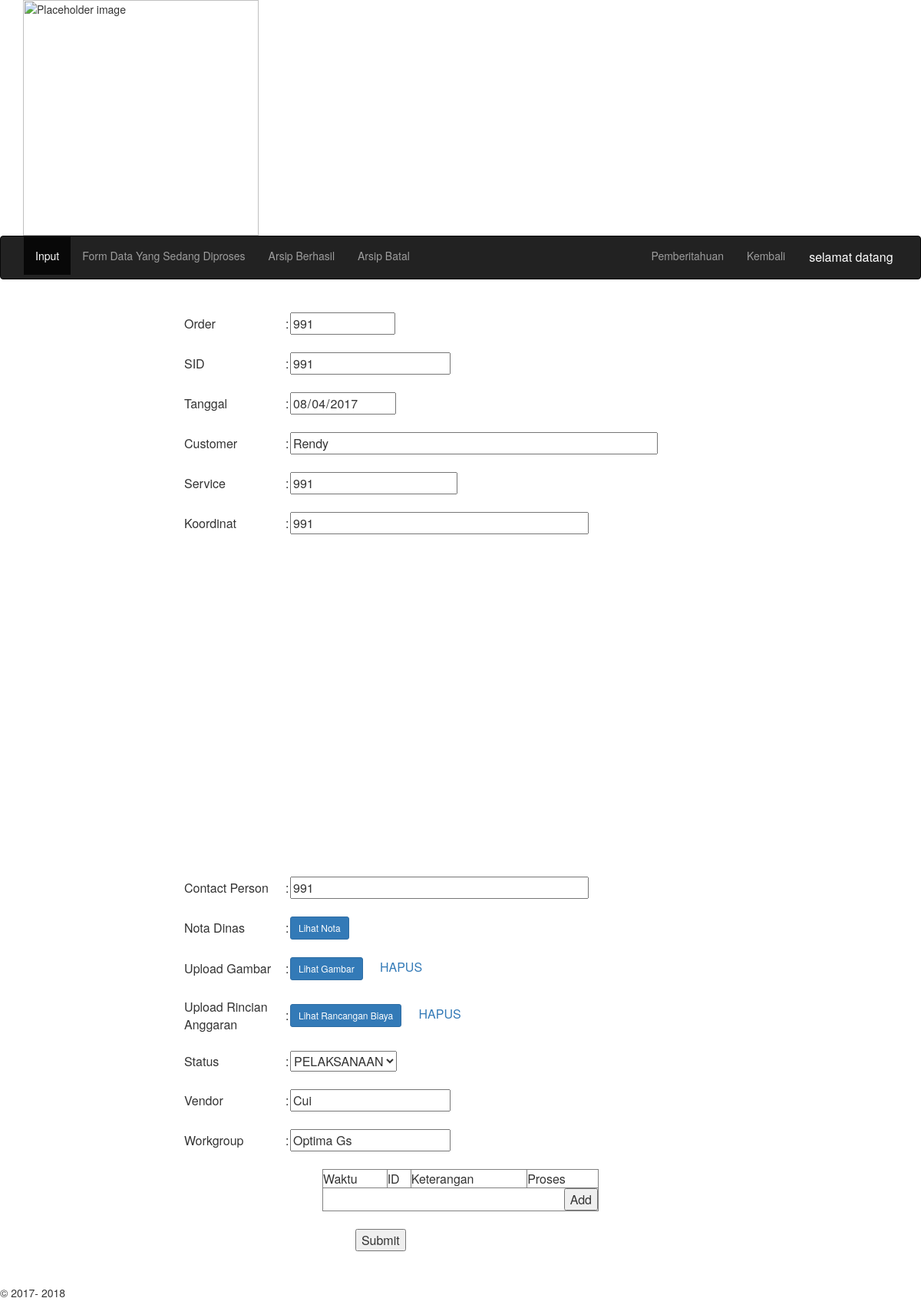
Screenshot of /VendorFix/VendorVE.php?ni=1 with the database file from the repository.
### tables this page shows
CREATE TABLE `ccan` (
  `no` int(11) NOT NULL AUTO_INCREMENT,
  `od` varchar(11) NOT NULL,
  `sid` varchar(20) NOT NULL,
  `tgl` date NOT NULL,
  `cus` varchar(255) NOT NULL,
  `service` varchar(50) NOT NULL,
  `koor` varchar(50) NOT NULL,
  `cp` varchar(50) NOT NULL,
  `nota` varchar(255) NOT NULL,
  `wk` varchar(255) NOT NULL,
  `stts` varchar(25) NOT NULL,
  `waktu_ccan` timestamp NOT NULL DEFAULT CURRENT_TIMESTAMP ON UPDATE CURRENT_TIMESTAMP,
  PRIMARY KEY (`no`)
);

CREATE TABLE `optima` (
  `no_optima` int(20) NOT NULL AUTO_INCREMENT,
  `gambar` varchar(255) NOT NULL,
  `rab` varchar(255) NOT NULL,
  `tgs` varchar(12) NOT NULL,
  `vdr` varchar(12) NOT NULL,
  `wk_op` varchar(255) NOT NULL,
  `stts_op` varchar(12) NOT NULL,
  `no_ccan` int(11) NOT NULL,
  `waktu_op` timestamp NOT NULL DEFAULT CURRENT_TIMESTAMP ON UPDATE CURRENT_TIMESTAMP,
  PRIMARY KEY (`no_optima`)
);

### VendorFix/VendorVE.php (the view, shortened to what this page needs)
<?php
$idven = $_SESSION[ 'vendor' ];
$namamu = $_SESSION[ 'usernamel' ];
if ( isset( $_GET[ 'ni' ] ) ) {
	$id = $_GET[ 'ni' ];
	$query_E = mysql_query( 'SELECT ccan.*, optima.* FROM ccan LEFT JOIN optima ON ccan.no=optima.no_ccan where ccan.no = "' . $id . '" AND optima.vdr = "'.$idven.'" AND ccan.stts != "Close 1" OR ccan.stts != "Close 2"  ' )or die( mysql_error() );
	$_data = mysql_fetch_array( $query_E );
	$no = $_data[ 'no' ];
	$ord = $_data[ 'od' ];
	$sd = $_data[ 'sid' ];
	$tanggal = $_data[ 'tgl' ];
	$cus = $_data[ 'cus' ];
	$serv = $_data[ 'service' ];
	$ko = $_data[ 'koor' ];
	$cp = $_data[ 'cp' ];
	$nota = $_data[ 'nota' ];
	$gambar = $_data[ 'gambar' ];
	$rab = $_data[ 'rab' ];
	$vendor = $_data[ 'vdr' ];
	$wk = $_data[ 'wk' ];
	$stts = $_data[ 'stts' ];
	$tahun = substr( $tanggal, 0, 4 );
	$bulan = substr( $tanggal, 5, 2 );
	$tgl = substr( $tanggal, 8, 2 );
	$hasil = $tahun . "-" . $bulan . "-" . $tgl;
	$tglup = date( 'Y-m-d', strtotime( $hasil ) );
	$hasil = $tglup;
}
?>
<html>
<head>
	<link rel="stylesheet" href="../css/bootstrap-3.3.7.css"/>
	<link href="../css/styleS.css" rel="stylesheet" type="text/css">
</head>
<body>
	<div class="container"><img src="../images/Logo-Telkom-Indonesia-transparent-background.png" alt="Placeholder image" width="307" class="img-responsive">
	</div>
	<nav class="navbar navbar-inverse">
		<div class="container-fluid">
			<div class="collapse navbar-collapse" id="inverseNavbar1">
				<ul class="nav navbar-nav">
					<li class="active"><a href=#>Input <?php echo $idven ?></a>
					</li>
					<li>
						<a href=Arsip.php>Form Data Yang Sedang Diproses</a>
					</li>
					<li>
						<a href=Arsipccan.php>Arsip Berhasil</a>
					</li>
					<li>
						<a href=arsip_cancel.php>Arsip Batal</a>
					</li>
				</ul>
				<ul class="nav navbar-nav navbar-right">
					<li class="dropdown">
						<a href="#" class="dropdown-toggle" data-toggle="dropdown"><span class="label label-pill label-danger count"></span>Pemberitahuan</a>
					</li>
					<li><a href="detailVen.php?ni=<?php echo $no?>" onclick="return backask()">Kembali</a>
					</li>
					<div class="dropdown">
						<button class="dropbtn">selamat datang&nbsp;<?php echo $namamu ?></button>
					</div>
				</ul>
			</div>
		</div>
	</nav>
	<form id="form1" name="form1" method="post" action="../Config/saveV.php" enctype="multipart/form-data" onsubmit="return confirm('Apakah Anda Yakin Untuk Menyimpan Data Ini?');">
		<table width="60%" border="0" align="center">
			<tbody>
				<tr>
					<td>&nbsp;</td>
					<td>&nbsp;</td>
					<td>&nbsp;</td>
				</tr>
				<tr>
					<td>Order</td>
					<td>:</td>
					<td><input name="order" type="text" id="order" placeholder="Nomor Order" value="<?php echo $ord; ?>" size="12" maxlength="11" readonly>
					</td>
				</tr>
				<tr>
					<td>&nbsp;</td>
					<td>&nbsp;</td>
					<td>&nbsp;</td>
				</tr>
				<tr>
					<td>SID</td>
					<td>:</td>
					<td><input name="sid" type="text" id="sid" placeholder="Nomor SID" value="<?php echo $sd; ?>" size="20" maxlength="19" readonly>
					</td>
				</tr>
				<tr>
					<td>&nbsp;</td>
					<td>&nbsp;</td>
					<td>&nbsp;</td>
				</tr>
				<tr>
					<td>Tanggal</td>
					<td>:</td>
					<td><input name="tanggal" type="date" id="tanggal" value="<?php echo $hasil; ?>" readonly>
					</td>
				</tr>
				<tr>
					<td>&nbsp;</td>
					<td>&nbsp;</td>
					<td>&nbsp;</td>
				</tr>
				<tr>
					<td>Customer</td>
					<td>:</td>
					<td><input name="kostumer" type="text" id="kostumer" placeholder="Pelanggan" value="<?php echo $cus; ?>" size="50" maxlength="100" readonly>
					</td>
				</tr>
				<tr>
					<td>&nbsp;</td>
					<td>&nbsp;</td>
					<td>&nbsp;</td>
				</tr>
				<tr>
					<td>Service</td>
					<td>:</td>
					<td><input name="service" type="text" id="service" placeholder="Nomor Service" value="<?php echo $serv; ?>" size="21" maxlength="20" readonly>
					</td>
				</tr>
				<tr>
					<td>&nbsp;</td>
					<td>&nbsp;</td>
					<td>&nbsp;</td>
				</tr>
				<tr>
					<td>Koordinat</td>
					<td>:</td>
					<td><input name="koordinat" type="text" id="koordinat" placeholder="Nomor Koordinat" value="<?php echo $ko; ?>" size="40" maxlength="50" readonly>
					</td>
				</tr>
				<tr>
					<td>&nbsp;</td>
					<td>&nbsp;</td>
					<td>&nbsp;</td>
				</tr>
				<tr>
					<td>&nbsp;</td>
					<td>&nbsp;</td>
					<td>
						<div id="map_canvas" class="center"></div>
					</td>
				</tr>
				<tr>
					<td>&nbsp;</td>
					<td>&nbsp;</td>
					<td>&nbsp;</td>
				</tr>
				<tr>
					<td>Contact Person</td>
					<td>:</td>
					<td><input name="cp" type="text" id="cp" placeholder="No. Telepon" value="<?php echo $cp; ?>" size="40" maxlength="29" readonly>
					</td>
				</tr>
				<tr>
					<td>&nbsp;</td>
					<td>&nbsp;</td>
					<td>&nbsp;</td>
				</tr>
				<tr>
					<td>Nota Dinas</td>
					<td>:</td>
					<?php
					if ( !empty( $nota ) ) {
						echo '
						<td><a href="../nota/' . $nota . '" class="btn btn-primary btn-sm" target="_blank">Lihat Nota</a></td>';
					}
					?>
				</tr>
				<tr>
					<td>&nbsp;</td>
					<td>&nbsp;</td>
					<td>&nbsp;</td>
				</tr>
				<tr>
					<td width="132">Upload Gambar</td>
					<td width="6">:</td>
					<?php
					if ( !empty( $gambar ) ) {
						echo '
						<td><a href="../GambaUP/' . $gambar . '" class="btn btn-primary btn-sm" target="_blank">Lihat Gambar</a>&nbsp;&nbsp;&nbsp;&nbsp;&nbsp;<a class="Hapus Gambar" href="../Config/hapus_gambar_v.php?ni='.$_data['no_ccan'].'" onClick="return hapusask()">HAPUS</a></td>';
					} else {
						echo '
						<td>
						<input name="images" type="file" accept=".kml, .kmz" autofocus id="images">
						</td>';
					}
					?>
				</tr>
				<tr>
					<td>&nbsp;</td>
					<td>&nbsp;</td>
					<td>&nbsp;</td>
				</tr>
				<tr>
					<td>Upload Rincian Anggaran</td>
					<td>:</td>
					<?php
					if ( !empty( $rab ) ) {
						echo '
						<td><a href="../RAB/' . $rab . '" class="btn btn-primary btn-sm" target ="_blank">Lihat Rancangan Biaya</a>&nbsp;&nbsp;&nbsp;&nbsp;&nbsp;<a class="Hapus Gambar" href="../Config/hapus_rab_v.php?ni='.$_data['no_ccan'].'" onClick="return hapusask()">HAPUS</a></td>';
					} else {
						echo '
						<td>
						<input name="rab" type="file" accept=".pdf, application/vnd.ms-excel, application/vnd.openxmlformats-officedocument.spreadsheetml.template, application/vnd.openxmlformats-officedocument.spreadsheetml.sheet" id="rab">
						</td>';
					}
					?>
				</tr>
				<tr>
					<td>&nbsp;</td>
					<td>&nbsp;</td>
					<td>&nbsp;</td>
				</tr>
				<tr>
					<td>Status</td>
					<td>:</td>
					<td>
						<select name="status" id="status" onchange="tampilkan()" value="<?php echo $stts; ?>">
							<option value="Pelaksanaan">PELAKSANAAN</option>
						</select>
					</td>
				</tr>
				<tr>
					<td>&nbsp;</td>
					<td>&nbsp;</td>
					<td>&nbsp;</td>
				</tr>
				<tr>
					<td>Vendor</td>
					<td>:</td>
					<td>
						<input type="text" name="wk" readonly id="wk" placeholder="Keterangan" value="<?php echo $vendor; ?>">
					</td>
				</tr>
				<tr>
					<td>&nbsp;</td>
					<td>&nbsp;</td>
					<td>&nbsp;</td>
				</tr>
				<tr>
					<td>Workgroup</td>
					<td>:</td>
					<td><input name="wk" type="text" id="wk" placeholder="Keterangan" value="<?php echo $wk; ?>" readonly>
					</td>
				</tr>
				<tr>
					<td>&nbsp;</td>
					<td>&nbsp;</td>
					<td>&nbsp;</td>
				</tr>
			</tbody>
		</table>
		<table border="1" id="tabelku" width="30%" align="center">
			<thead>
				<tr>
					<td>Waktu</td>
					<td>ID</td>
					<td>Keterangan</td>
					<td>Proses</td>
				</tr>
			</thead>
			<tbody>
				<tr id="last">
					<td colspan="4" align="right"><button type="button" id="addRow">Add</button>
					</td>
				</tr>
			</tbody>
		</table>
		<table width="30%" border="0" align="center">
			<tbody>
				<tr>
					<td>&nbsp;</td>
					<td>&nbsp;</td>
					<td>&nbsp;</td>
				</tr>
				<tr>
					<td>&nbsp;</td>
					<td>&nbsp;</td>
					<td><input type="submit" name="submit" id="submit" value="Submit">
					</td>
				</tr>
			</tbody>
		</table>
	</form>
	<br/>
	<br/>
	<br/>
	<footer>&copy; 2017-
		<?php echo date("Y");?>
	</footer>
</body>
</html>

### css/styleS.css (style rules this page uses)
body footer { position: fixed; left: 0px; bottom: 0px; height: 30px; width: 100%; }
.dropbtn { background-color: #222222; color: white; padding: 16px; font-size: 16px; border: none; cursor: pointer; }
.dropdown { position: relative; display: inline-block; }

### VendorFix/VendorVE.php (style rules this page uses)
#map_canvas { margin: auto; height: 100%; width: 100%; padding: 200px; }

### rows the page displays
ccan: order "991", sid "991", tanggal "08/04/2017", kostumer "Rendy", service "991", koordinat "991", cp "991", status "PELAKSANAAN", wk "Optima Gs"
optima: wk "Cui"
